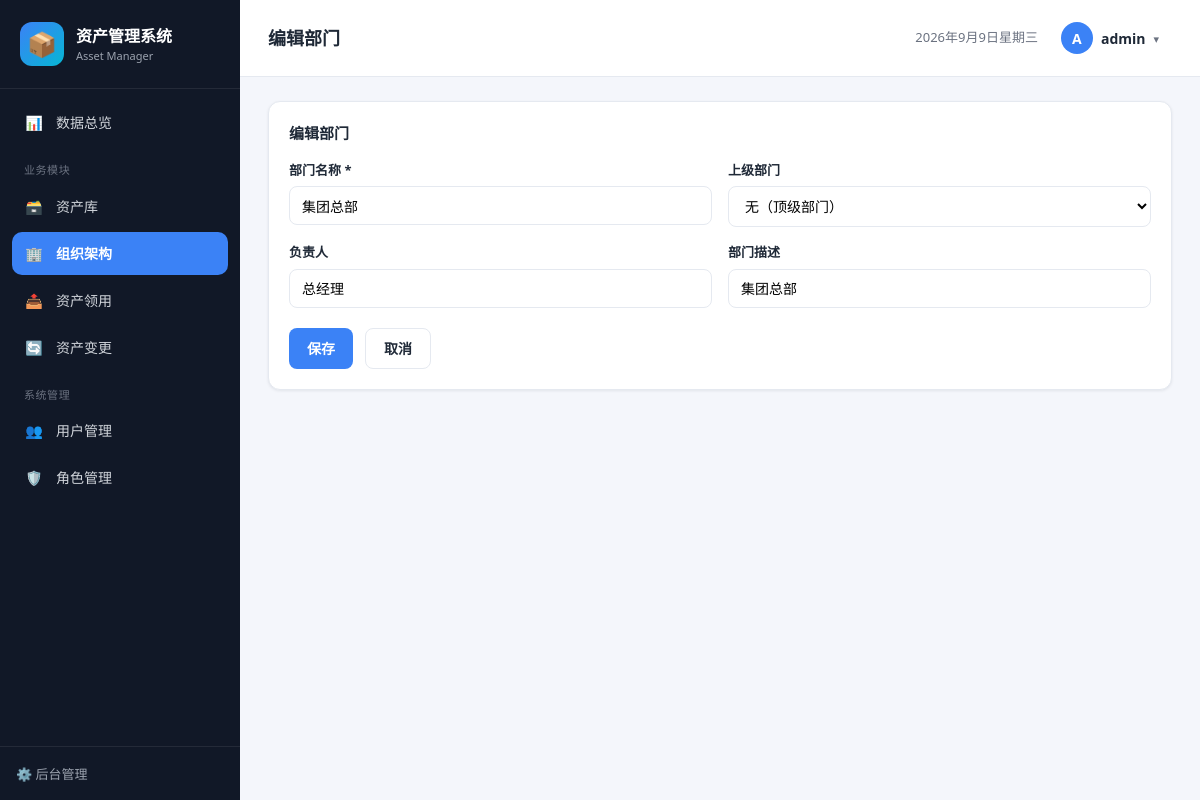
/org/1/edit/?mode=list (signed in), run on the app's committed database.
### assets/models.py (models this page shows, shortened)
class Department(models.Model):
    name = models.CharField('部门名称', max_length=100, unique=True)
    manager = models.CharField('负责人', max_length=50, blank=True)
    description = models.CharField('部门描述', max_length=200, blank=True)
    parent = models.ForeignKey(
        'self',
        verbose_name='上级部门',
        on_delete=models.SET_NULL,
        null=True,
        blank=True,
        related_name='children',
    )
    created_at = models.DateTimeField('创建时间', auto_now_add=True)
    class Meta:
        verbose_name = '部门'
        verbose_name_plural = '部门'
        ordering = ['id']

### assets/views.py (the view, shortened to what this page needs)
# urls.py: path('org/<int:pk>/edit/', views.department_form, name='department_update'),
@perm_required('manage_org')
def department_form(request, pk=None):
    is_edit = pk is not None
    department = get_object_or_404(Department, pk=pk) if is_edit else None
    preset_parent = request.GET.get('parent') or None
    mode = request.GET.get('mode', request.POST.get('mode', 'list'))
    context = {
        'department': department,
        'departments': Department.objects.all(),
        'is_edit': is_edit,
        'mode': mode,
        'preset_parent': int(preset_parent) if preset_parent else None,
        'page_title': '编辑部门' if is_edit else '新增部门',
        'active': 'org',
    }
    return render(request, 'department_form.html', context)

### assets/context_processors.py (called while the page is built)
def messages_json(request):
    msgs = [
        {'level': m.level_tag, 'message': str(m)}
        for m in get_messages(request)
    ]
    return {'messages_json': json.dumps(msgs, ensure_ascii=False)}

### assets/permissions.py (called while the page is built)
def user_has_perm(user, perm):
    if not user or not user.is_authenticated:
        return False
    if user.is_superuser:
        return True
    profile = getattr(user, 'profile', None)
    role = profile.role if profile else None
    if not role:
        return False
    return bool(getattr(role, perm, False))

def perm_required(perm_code):
    def decorator(view_func):
        @wraps(view_func)
        @login_required
        def _wrapped(request, *args, **kwargs):
            if not user_has_perm(request.user, perm_code):
                messages.error(request, '当前账号无访问该页面的权限。')
                return redirect(reverse('dashboard'))
            return view_func(request, *args, **kwargs)
        return _wrapped
    return decorator

### templates/department_form.html (shortened to what this page needs)
{% extends 'base.html' %}
{% block content %}
<div class="card">
    <div class="card-title">{% if is_edit %}编辑部门{% else %}新增部门{% endif %}</div>
    <form method="post">
        <div class="form-grid">
            <div class="form-field">
                <label>部门名称 *</label>
                <input type="text" name="name" required value="{{ department.name|default:'' }}">
            </div>
            <div class="form-field">
                <label>上级部门</label>
                <select name="parent">
                    <option value="">无（顶级部门）</option>
                </select>
            </div>
            <div class="form-field">
                <label>负责人</label>
                <input type="text" name="manager" value="{{ department.manager|default:'' }}">
            </div>
            <div class="form-field">
                <label>部门描述</label>
                <input type="text" name="description" value="{{ department.description|default:'' }}">
            </div>
        </div>
        <div class="form-actions">
            <button type="submit" class="btn">保存</button>
            <a href="{% url 'org' %}?mode={{ mode }}" class="btn btn-outline">取消</a>
        </div>
    </form>
</div>
{% endblock %}

### templates/base.html (shortened to what this page needs)
{% load static %}
{% load app_filters %}
<!DOCTYPE html>
<html lang="zh-cn">
<head>
    <link rel="stylesheet" href="{% static 'css/style.css' %}">
</head>
<body>
<div class="layout">
    <aside class="sidebar">
        <div class="brand">
            <div class="brand-icon">📦</div>
            <div class="brand-text">
                <div class="brand-name">资产管理系统</div>
                <div class="brand-sub">Asset Manager</div>
            </div>
        </div>
        <nav class="nav">
            {% if user.is_authenticated %}
            <a class="nav-item {% if active == 'dashboard' %}active{% endif %}" href="{% url 'dashboard' %}">
                <span class="nav-icon">📊</span>数据总览
            </a>
            <div class="nav-group">业务模块</div>
            {% if user.is_superuser or user|has_perm:'view_assets' %}
            <a class="nav-item {% if active == 'library' %}active{% endif %}" href="{% url 'library' %}">
                <span class="nav-icon">🗃️</span>资产库
            </a>
            {% endif %}
            {% if user.is_superuser or user|has_perm:'view_org' %}
            <a class="nav-item {% if active == 'org' %}active{% endif %}" href="{% url 'org' %}">
                <span class="nav-icon">🏢</span>组织架构
            </a>
            {% endif %}
            {% if user.is_superuser or user|has_perm:'view_requisition' %}
            <a class="nav-item {% if active == 'requisition' %}active{% endif %}" href="{% url 'requisition' %}">
                <span class="nav-icon">📤</span>资产领用
            </a>
            {% endif %}
            {% if user.is_superuser or user|has_perm:'view_change' %}
            <a class="nav-item {% if active == 'change' %}active{% endif %}" href="{% url 'change' %}">
                <span class="nav-icon">🔄</span>资产变更
            </a>
            {% endif %}
            {% if user.is_superuser or user|has_perm:'manage_users' %}
            <div class="nav-group">系统管理</div>
            <a class="nav-item {% if active == 'users' %}active{% endif %}" href="{% url 'user_list' %}">
                <span class="nav-icon">👥</span>用户管理
            </a>
            <a class="nav-item {% if active == 'roles' %}active{% endif %}" href="{% url 'role_list' %}">
                <span class="nav-icon">🛡️</span>角色管理
            </a>
            {% endif %}
            {% endif %}
        </nav>
        <div class="sidebar-footer">
            <a href="/admin/" target="_blank">⚙️ 后台管理</a>
        </div>
    </aside>
    <main class="main">
        <header class="topbar">
            <div class="page-title">{{ page_title }}</div>
            <div class="topbar-right">
                <span class="date-badge" id="today"></span>
                <div class="user-menu">
                    <div class="user-dropdown">
                        <button type="button" class="user-trigger" id="user-trigger">
                            <span class="user-avatar">{{ user.username|slice:':1'|upper }}</span>
                            <span class="user-name">{{ user.username }}</span>
                            <span class="dd-caret">▾</span>
                        </button>
                    </div>
                </div>
            </div>
        </header>
        <div class="content">
            {% block content %}{% endblock %}
        </div>
    </main>
</div>
</body>
</html>

### static/css/style.css (style rules this page uses)
:root { --primary: #3b82f6; --primary-dark: #2563eb; --bg: #f4f6fb; --sidebar-bg: #111827; --sidebar-w: 240px; --card: #ffffff; --border: #e5e9f0; --text: #1f2937; --muted: #6b7280; --green: #10b981; --amber: #f59e0b; --red: #ef4444; --radius: 12px; --shadow: 0 1px 3px rgba(16, 24, 40, .08); }
* { box-sizing: border-box; margin: 0; padding: 0; }
body { font-family: "Microsoft YaHei", "Segoe UI", system-ui, sans-serif; background: var(--bg); color: var(--text); font-size: 14px; line-height: 1.5; }
.layout { display: flex; min-height: 100vh; }
.sidebar { width: var(--sidebar-w); flex: 0 0 var(--sidebar-w); background: var(--sidebar-bg); color: #fff; display: flex; flex-direction: column; position: sticky; top: 0; height: 100vh; z-index: 20; }
.brand { display: flex; align-items: center; gap: 12px; padding: 22px 20px; border-bottom: 1px solid rgba(255,255,255,.08); }
.brand-icon { width: 44px; height: 44px; font-size: 24px; display: flex; align-items: center; justify-content: center; background: linear-gradient(135deg, var(--primary), #06b6d4); border-radius: 12px; }
.brand-name { font-size: 16px; font-weight: 700; }
.brand-sub { font-size: 11px; color: #9ca3af; }
.nav { padding: 12px 12px; flex: 1; }
.nav-group { font-size: 11px; color: #6b7280; text-transform: uppercase; letter-spacing: .05em; padding: 14px 12px 6px; }
.nav-item { display: flex; align-items: center; gap: 12px; color: #d1d5db; text-decoration: none; padding: 11px 12px; border-radius: 10px; margin-bottom: 4px; transition: background .15s, color .15s; }
.nav-item.active { background: var(--primary); color: #fff; font-weight: 600; }
.nav-icon { width: 20px; text-align: center; }
.sidebar-footer { padding: 16px; border-top: 1px solid rgba(255,255,255,.08); }
.sidebar-footer a { color: #9ca3af; text-decoration: none; font-size: 13px; }
.main { flex: 1; min-width: 0; }
.topbar { background: #fff; border-bottom: 1px solid var(--border); padding: 16px 28px; display: flex; align-items: center; justify-content: space-between; position: sticky; top: 0; z-index: 10; }
.page-title { font-size: 18px; font-weight: 700; }
.topbar-right { display: flex; align-items: center; gap: 12px; }
.date-badge { color: var(--muted); font-size: 13px; }
.content { padding: 24px 28px; }
.card { background: var(--card); border: 1px solid var(--border); border-radius: var(--radius); padding: 20px; box-shadow: var(--shadow); margin-bottom: 22px; }
.card-title { font-size: 15px; font-weight: 700; margin-bottom: 16px; }
.btn { display: inline-flex; align-items: center; gap: 6px; background: var(--primary); color: #fff; border: none; padding: 9px 18px; border-radius: 8px; font-size: 14px; font-weight: 600; cursor: pointer; text-decoration: none; transition: background .15s; }
.btn-outline { background: #fff; color: var(--text); border: 1px solid var(--border); }
input[type=text], input[type=date], select, input[type=number], textarea { padding: 9px 12px; border: 1px solid var(--border); border-radius: 8px; font-size: 14px; font-family: inherit; background: #fff; min-width: 140px; }
.form-grid { display: grid; grid-template-columns: repeat(2, 1fr); gap: 16px; }
.form-field { display: flex; flex-direction: column; gap: 6px; }
.form-field label { font-size: 13px; font-weight: 600; }
.form-actions { margin-top: 20px; display: flex; gap: 12px; }
.topbar-right { display: flex; align-items: center; gap: 16px; }
.user-menu { display: flex; align-items: center; gap: 8px; }
.user-avatar { width: 32px; height: 32px; border-radius: 50%; background: var(--primary); color: #fff; display: flex; align-items: center; justify-content: center; font-weight: 700; font-size: 14px; flex-shrink: 0; }
.user-name { font-weight: 600; font-size: 14px; }
.user-dropdown { position: relative; }
.user-trigger { display: flex; align-items: center; gap: 8px; padding: 5px 12px 5px 6px; background: transparent; border: 1px solid transparent; border-radius: 24px; cursor: pointer; font-family: inherit; color: var(--text); }
.dd-caret { font-size: 11px; color: var(--muted); }

### data on the page
Department: name "集团总部", manager "总经理", description "集团总部"

### other printed values
{{ page_title }} "编辑部门"
{{ user.username|slice:':1'|upper }} "A"
{{ user.username }} "admin"
